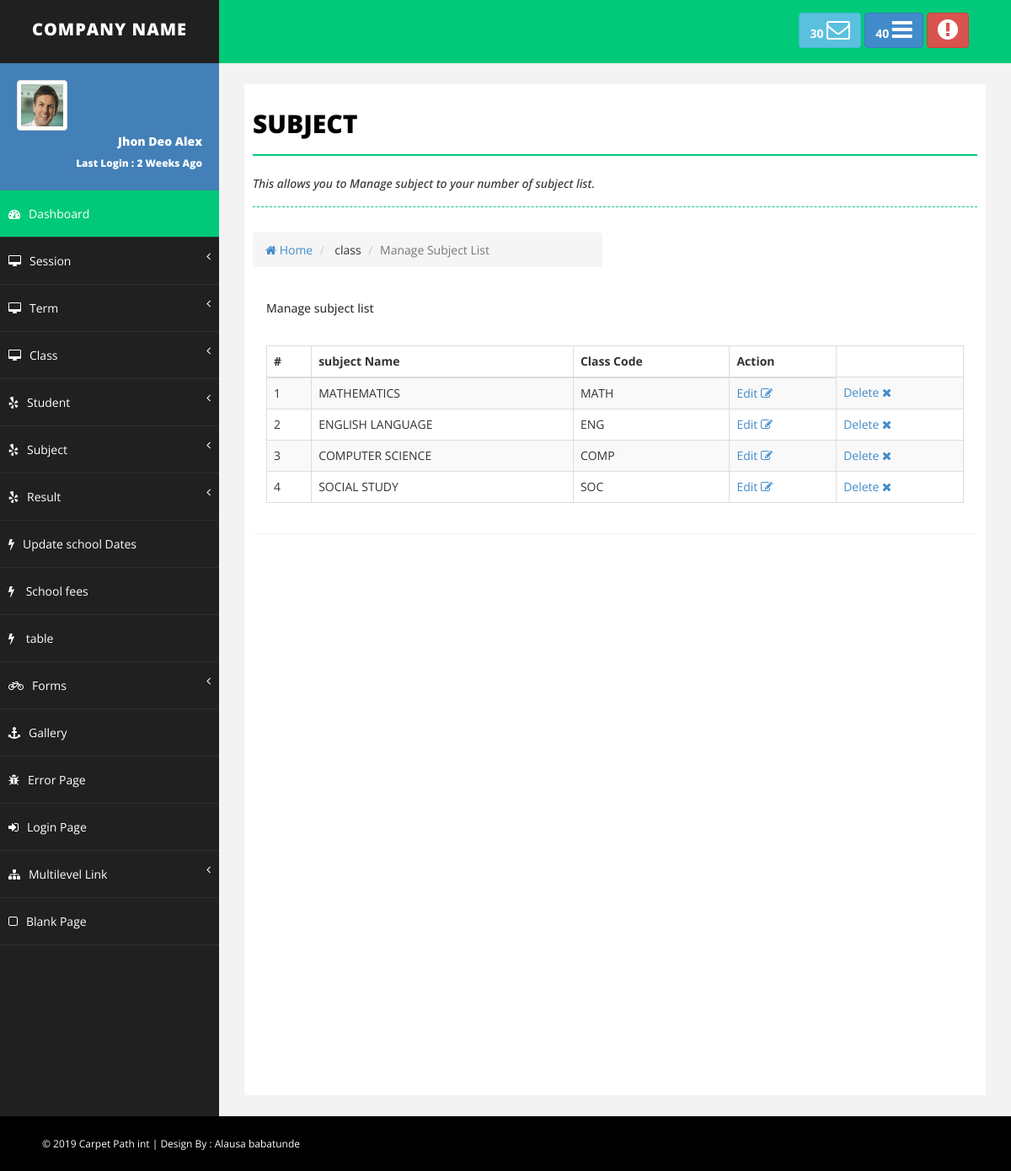
Screenshot of /admin/manage_subject.php with the database file from the repository.
### tables this page shows
CREATE TABLE IF NOT EXISTS `tbl_subject_list` (
  `subjectlist_id` int(11) NOT NULL AUTO_INCREMENT,
  `subject_name` varchar(255) NOT NULL,
  `subject_code` varchar(255) NOT NULL,
  `reg_date` timestamp NOT NULL DEFAULT CURRENT_TIMESTAMP,
  `update_date` timestamp NOT NULL DEFAULT CURRENT_TIMESTAMP ON UPDATE CURRENT_TIMESTAMP,
  PRIMARY KEY (`subjectlist_id`)
);

### config/DbFunctions.php (called while the page is built, shortened)
<?php
class DbFunction {
function show_subject_list(){
	try {
	$db = Database::getInstance();
	$conn  = $db->getConnection();
	$sql  = " SELECT * FROM tbl_subject_list " ;
	$stmt = $conn->prepare($sql) ;
	$stmt->execute();
	return $stmt ;
	} catch (PDOException $e) {
		$error = "Error fetching student data  ";
		exit();
	}
}
}
?>

### admin/manage_subject.php (the view, shortened to what this page needs)
<?php
include('../config/DbFunctions.php');
$obj = new DbFunction();
$query =  $obj->show_subject_list() ;
$results  = $query->fetchAll(PDO::FETCH_OBJ) ;
 ?>
 <?php include('./includes/header.php') ;    ?>
    <div id="wrapper">
      <?php include('./includes/top_bar.php') ;    ?>
      <?php include('./includes/left_bar.php') ;    ?>
        <div id="page-wrapper">
            <div id="page-inner">
                <div class="row">
                    <div class="col-md-12">
                        <h1 class="page-head-line"> SUBJECT </h1>
                        <h1 class="page-subhead-line">This allows you to Manage subject to   your number of subject list. </h1>
                         <div class="row breadcrumb-div">
                                <div class="col-md-6">
                                    <ul class="breadcrumb">
                                        <li><a href="dashboard.php"><i class="fa fa-home"></i> Home</a></li>
                                        <li> class</li>
                                        <li class="active">Manage Subject List </li>
                                    </ul>
                                </div>
                            </div>
                    </div>
                </div>
            <div class="row">
                <div class="col-md-12">
                <div class="panel panel">
                <div class="panel-heading">
                     <div class="panel-title">
                        <h5> Manage subject  list </h5>
                     </div>
                </div>
                     <div class="panel-body">
         <div>
            <table class="display table table-striped table-bordered">
                <thead>
                    <tr>
                        <th># </th>
                        <th> subject Name </th>
                        <th> Class Code </th>
                        <th> Action </th>
                    </tr>
                </thead>
                     <tbody>
        <?php
        $count = 1;
        if ($query->rowCount() > 0 ){
            foreach($results as $result ){
        ?>
                    <tr>
                        <td><?php echo htmlentities($count) ; ?> </td>
                        <td><?php echo htmlentities($result->subject_name) ; ?> </td>
                        <td><?php echo htmlentities($result->subject_code) ; ?> </td>
                        <td>
                            <a href="edit_subject_list.php?subject_id=<?php echo htmlentities($result->subjectlist_id);?>"> Edit <i class="fa fa-edit" title="Edit Record"></i> </a>
                         </td>
                        <td>
                            <a href="../modal/modal_subject.php?del_subjectid=<?php echo htmlentities($result->subjectlist_id);?>"> Delete <i class="fa fa-close" title="delete Record"></i> </a>
                        </td>
                   </tr>
                   <?php
                   $count = $count +1 ;
                    } }
                   ?>
                </tbody>
            </table>
         </div>
                     </div>
                </div>
            </div>
            </div>
            </div>
        </div>
        <div id="footer-sec">
        &copy; 2019 Carpet Path int | Design By : Alausa babatunde
    </div>
    </div>
</body>
</html>

### rows the page displays
tbl_subject_list: subject_name "MATHEMATICS", subject_code "MATH"
tbl_subject_list: subject_name "ENGLISH LANGUAGE", subject_code "ENG"
tbl_subject_list: subject_name "COMPUTER SCIENCE", subject_code "COMP"
tbl_subject_list: subject_name "SOCIAL STUDY", subject_code "SOC"
